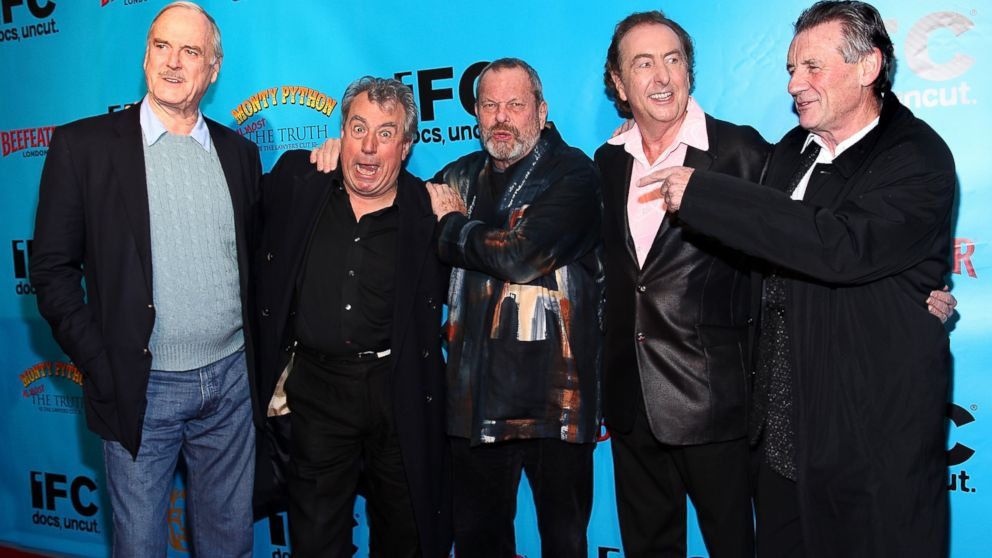
#> input picture teste2.jpg, 992 x 558 px
$ python EncontrarFaces.py teste2.jpg
#> lines starting #> are read from the running program, lines starting #| are printed output that depends on the picture; after the words box and inside, x2 and y2 are one past the last pixel; in counts of white or black regions, pixels touching at a corner belong together
import cv2
import sys

# Get user supplied values
imagePath = sys.argv[1]
cascPath = "haarcascade_frontalface_default.xml"

# Create the haar cascade
faceCascade = cv2.CascadeClassifier(cascPath)

# Read the image
image = cv2.imread(imagePath)
#> image is the input picture: shape (558, 992, 3); mean B, G, R 92.7, 80.5, 54.7
gray = cv2.cvtColor(image, cv2.COLOR_BGR2GRAY)
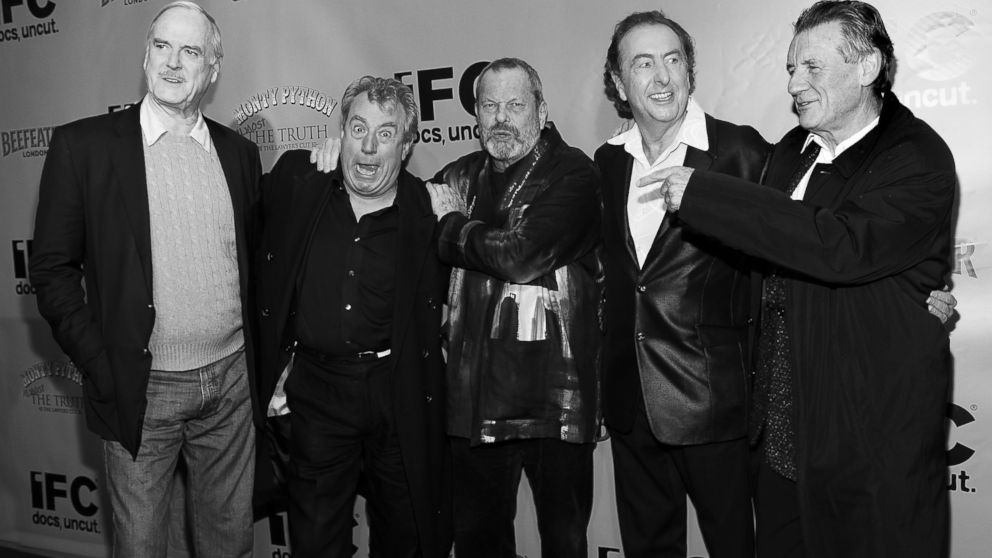
#> gray: shape (558, 992); min 0, max 255, mean 74.2

# Detect faces in the image
faces = faceCascade.detectMultiScale(
    gray,
    scaleFactor=1.04,
    minNeighbors=4,
    minSize=(1, 1)
)
#> faces = [[135, 17, 82, 82], [466, 77, 73, 73], [130, 402, 59, 59], [333, 100, 78, 78], [616, 28, 83, 83], [772, 30, 91, 91]]

print("Opa, {0} faces encontradas!".format(len(faces)))
#| Opa, 6 faces encontradas!

# Draw a rectangle around the faces
for (x, y, w, h) in faces:
    cv2.rectangle(image, (x, y), (x+w, y+h), (0, 255, 255), 2)
#> this loop made 6 passes
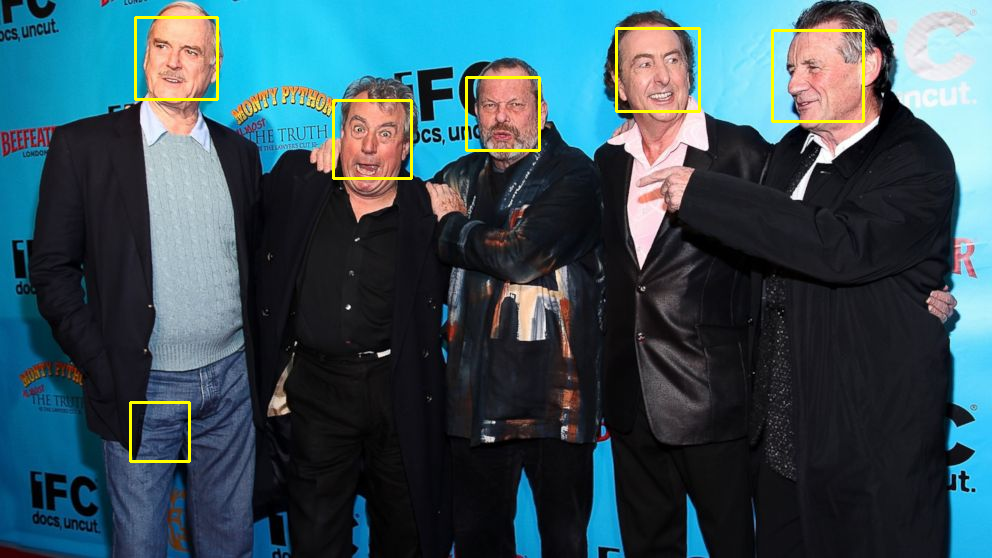
#> image: shape (558, 992, 3); 1.01% of pixels changed, all inside (x1, y1, x2, y2) = (129, 16, 865, 463)

cv2.imshow("Faces encontradas", image)


if cv2.waitKey(0) & 0xFF == ord('q'):
#> (key q is pressed here)
    sys.exit()
#> (the program exits here)

$ run again, on the_saturdays_right.jpg
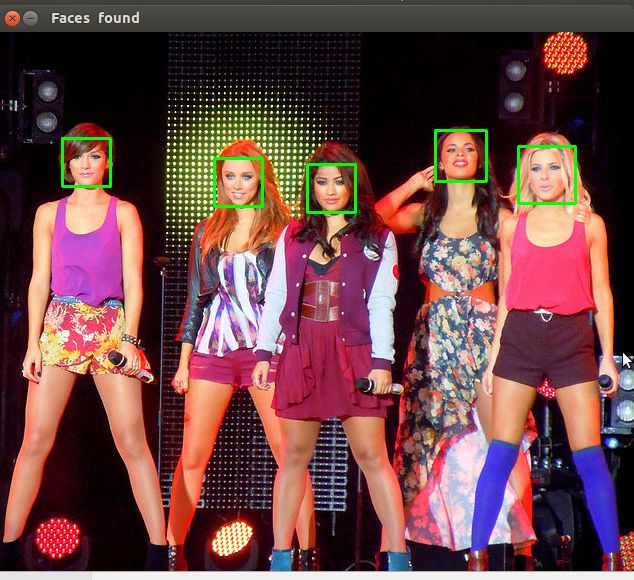
#> input picture the_saturdays_right.jpg, 634 x 580 px
#> image is the input picture: shape (580, 634, 3); mean B, G, R 71.1, 70.2, 109.2
#> `gray = cv2.cvtColor(image, cv2.COLOR_BGR2GRAY)`:
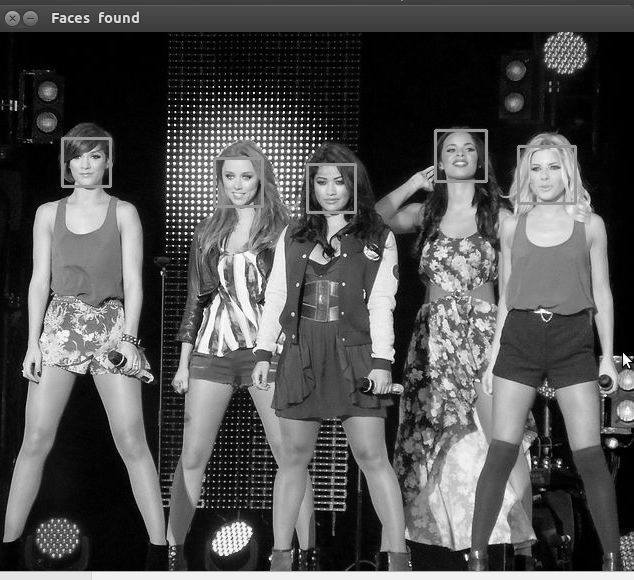
#> gray: shape (580, 634); min 0, max 255, mean 81.9
#> faces = [[214, 158, 49, 49], [308, 165, 45, 45], [436, 132, 48, 48], [517, 146, 58, 58], [65, 140, 45, 45], [28, 502, 56, 56], [530, 128, 53, 53], [536, 10, 64, 64], [515, 430, 65, 65], [411, 208, 85, 85], [262, 235, 93, 93]]
#| Opa, 11 faces encontradas!
#> the loop `for (x, y, w, h) in faces:` made 11 passes
#> after the loop `for (x, y, w, h) in faces:`:
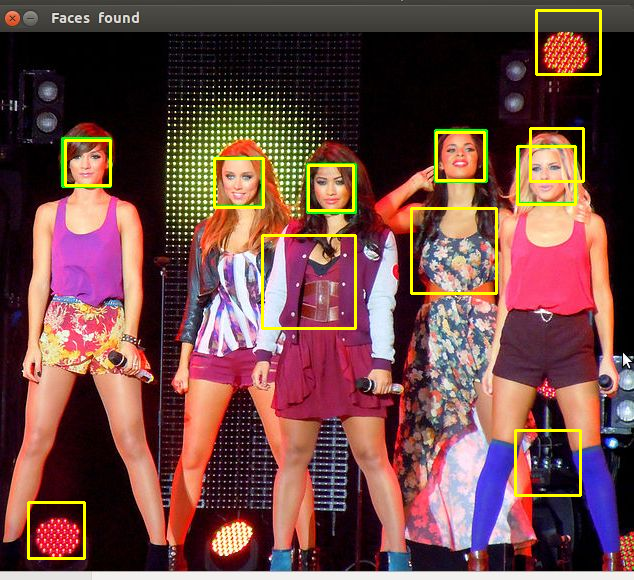
#> image: shape (580, 634, 3); 2.14% of pixels changed, all inside (x1, y1, x2, y2) = (27, 9, 602, 560)
